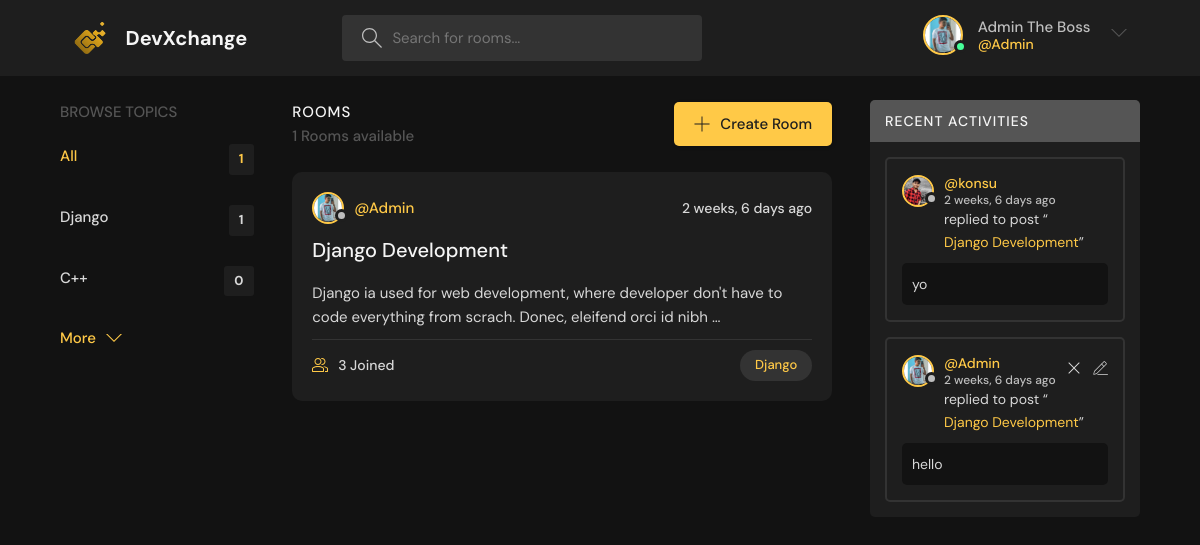
/ (signed in), run on the app's committed database.
### base/models.py (models this page shows, shortened)
class User(AbstractUser):
    name = models.CharField(max_length=264,null=True)
    email = models.EmailField(unique=True)
    bio = models.TextField(null=True)
    avatar = models.ImageField(null=True,default="avatar.svg")
    USERNAME_FIELD = 'email'
    REQUIRED_FIELDS = []

class Topic(models.Model):
    name = models.CharField(max_length=128)

class Room(models.Model):
    host = models.ForeignKey(User,on_delete=models.CASCADE,null=True)
    topic = models.ForeignKey(Topic,on_delete=models.SET_NULL,null=True)
    name = models.CharField(max_length=256)
    description = models.TextField(null=True , blank= True)
    participants = models.ManyToManyField(User,related_name='participants',blank=True)
    updated = models.DateTimeField(auto_now=True)
    created = models.DateTimeField(auto_now_add=True)
    class Meta:
        ordering = ['-updated','-created']
    def __str__(self):
        return self.name

class Message(models.Model):
    user = models.ForeignKey(User,on_delete=models.CASCADE)
    room = models.ForeignKey(Room,on_delete=models.CASCADE)
    body = models.TextField()
    updated = models.DateTimeField(auto_now=True)
    created = models.DateTimeField(auto_now_add=True)
    class Meta:
        ordering = ['-updated','-created']

### base/views.py (the view)
# urls.py: path('',views.home,name="home"),
def home(request):
    q = request.GET.get('q') if request.GET.get('q') != None else ''
    rooms = Room.objects.filter(
        Q(topic__name__icontains=q) |
        Q(name__icontains=q) |
        Q(description__icontains=q)
        )
    Topics =Topic.objects.all()[0:5]
    room_count = rooms.count()
    room_messages = Message.objects.filter(Q(room__topic__name__icontains=q))
    context = {'rooms':rooms,'Topics':Topics,'room_count':room_count,'room_messages':room_messages}
    return render (request, 'base/home.html',context)

### templates/base/home.html (shortened to what this page needs)
{% extends 'main.html' %}
{% block content %}
    <main class="layout layout--3">
      <div class="container">
        {% include 'base/topics_component.html' %}
        <div class="roomList">
          <div class="roomList__header">
            <div>
              <h2>Rooms</h2>
              <p> {{room_count}} Rooms available</p>
            </div>
            <a class="btn btn--main" href="{% url 'create-room' %}">
              <svg version="1.1" xmlns="http://www.w3.org/2000/svg" width="32" height="32" viewBox="0 0 32 32">
                <title>add</title>
                <path
                  d="M16.943 0.943h-1.885v14.115h-14.115v1.885h14.115v14.115h1.885v-14.115h14.115v-1.885h-14.115v-14.115z"
                ></path>
              </svg>
              Create Room
            </a>
          </div>
          {% include 'base/feed_component.html' %}
        </div>
        {% include 'base/activity_component.html' %}
      </div>
    </main>
{% endblock content %}

### templates/navbar.html (shortened to what this page needs)
{% load static %}
<header class="header header--loggedIn">
    <div class="container">
      <a href="{% url 'home' %}" class="header__logo">
        <img src="{% static 'images/logo.svg'%}" />
        <h1>DevXchange</h1>
      </a>
      <form class="header__search" method ="GET" action="{% url 'home' %}">
        <label>
          <input  name="q" placeholder="Search for rooms..." />
        </label>
      </form>
      <nav class="header__menu">
        {% if request.user.is_authenticated %}
        <div class="header__user">
          <a href="{% url 'user-profile' request.user.id %}">
            <div class="avatar avatar--medium active">
              <img src="{{request.user.avatar.url}}" />
            </div>
            <p>{{request.user.name}}<span>@{{request.user.username}}</span></p>
          </a>
          <button class="dropdown-button">
            <svg version="1.1" xmlns="http://www.w3.org/2000/svg" width="32" height="32" viewBox="0 0 32 32">
              <title>Menu</title>
              <path d="M16 21l-13-13h-3l16 16 16-16h-3l-13 13z"></path>
            </svg>
          </button>
        </div>
        {% else %}
        <a href="{% url 'login' %}">
          <img src="{% static 'images\user_photos\avatar.svg'%}"/>
          <p>Login</p>
        </a>
        {% endif %}
      </nav>
    </div>
  </header>

### templates/base/topics_component.html
<div class="topics">
    <div class="topics__header">
      <h2>Browse Topics</h2>
    </div>
    <ul class="topics__list">
      <li>
        <a href="{% url 'home' %}" class="active">All <span>{{room_count}}</span></a>
      </li>
    {% for Topic in Topics  %}
      <li>
        <a href = "{% url 'home' %}?q={{Topic.name|urlencode}}">{{Topic.name}} <span>{{Topic.room_set.all.count}}</span></a>
      </li>
    {% endfor %}
    </ul>
    <a class="btn btn--link" href="{% url 'topics' %}">
      More
      <svg version="1.1" xmlns="http://www.w3.org/2000/svg" width="32" height="32" viewBox="0 0 32 32">
        <title>chevron-down</title>
        <path d="M16 21l-13-13h-3l16 16 16-16h-3l-13 13z"></path>
      </svg>
    </a>
  </div>

### templates/base/feed_component.html (shortened to what this page needs)
{%for room in rooms%}
    <div class="roomListRoom">
        <div class="roomListRoom__header">
        <a href="{% url 'user-profile' room.host.id %}" class="roomListRoom__author">
            <div class="avatar avatar--small">
            <img src="{{room.host.avatar.url}}" />
            </div>
            <span>@{{room.host.username}}</span>
        </a>
        <div class="roomListRoom__actions">
            <span>{{room.created|timesince}} ago</span>
        </div>
        </div>
        <div class="roomListRoom__content">
        <a href="{% url 'room' room.id %}">{{room.name}}</a>
        <p>
            {{room.description|truncatewords:20}}
        </p>
        </div>
        <div class="roomListRoom__meta">
        <a href="{% url 'room' room.id %}" class="roomListRoom__joined">
            {{room.participants.all.count}} Joined
        </a>
        <p class="roomListRoom__topic">
        <a href ="{% url 'home' %}?q={{room.topic.name}}">
            {{room.topic.name}}
        </a>
        </p>
        </div>
    </div>
{% endfor %}

### templates/base/activity_component.html (shortened to what this page needs)
<div class="activities">
        <div class="activities__header">
          <h2>Recent Activities</h2>
        </div>
        {% for message in  room_messages %}
        <div class="activities__box">
          <div class="activities__boxHeader roomListRoom__header">
            <a href="{% url 'user-profile' message.user.id %}" class="roomListRoom__author">
              <div class="avatar avatar--small">
                <img src="{{message.user.avatar.url}}" />
              </div>
              <p>
                @{{message.user.username}}
                <span>{{message.created|timesince}} ago</span>
              </p>
            </a>
            {% if request.user == message.user %}
            <div class="roomListRoom__actions">
              <a href="{% url 'delete-message' message.id %}">
                <svg version="1.1" xmlns="http://www.w3.org/2000/svg" width="32" height="32" viewBox="0 0 32 32">
                  <title>remove</title>
                  <path
                    d="M27.314 6.019l-1.333-1.333-9.98 9.981-9.981-9.981-1.333 1.333 9.981 9.981-9.981 9.98 1.333 1.333 9.981-9.98 9.98 9.98 1.333-1.333-9.98-9.98 9.98-9.981z"
                  ></path>
                </svg>
              </a>
              <a href="{% url 'update-message' message.id %}">
              </a>
            </div>
            {% endif %}
          </div>
          <div class="activities__boxContent">
            <p>replied to post “<a href = {% url 'room' message.room.id %} >{{message.room}} </a>”</p>
            <div class="activities__boxRoomContent">
              {{message.body}}
            </div>
          </div>
        </div>
        {% endfor %}
</div>

### data on the page
User: user.avatar (picture), user.name "Admin The Boss", user.username "Admin"
Topic: name "Django", room_set.all.count "1"
Topic: name "C++", room_set.all.count "0"
Room: host.avatar (picture), host.username "Admin", created "2 weeks, 6 days", name "Django Development", description "Django ia used for web development, where developer don't have to code everything from scrach. Donec, eleifend orci id nibh …", participants.all.count "3", topic.name "Django"
Message: user.avatar (picture), user.username "konsu", created "2 weeks, 6 days", room "Django Development", body "yo"
Message: user.avatar (picture), user.username "Admin", created "2 weeks, 6 days", room "Django Development", body "hello"

### other printed values
{{ room_count }} "1"
